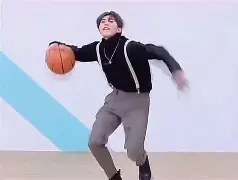
#> input picture test.png, 238 x 180 px
$ python cv_utils.py
#> lines starting #> are read from the running program, lines starting #| are printed output that depends on the picture; after the words box and inside, x2 and y2 are one past the last pixel; in counts of white or black regions, pixels touching at a corner belong together
#> further down, img is the input picture: shape (180, 238, 3); mean B, G, R 202, 185, 185.7
import cv2
from cv2.typing import MatLike

import numpy as np
import random


def obfuscation(img: MatLike) -> MatLike:
    w, h, c = img.shape
#> w = 180; h = 238; c = 3
    new_w = w * 5 // 4
#> new_w = 225
    new_h = h * 5 // 4
#> new_h = 297
    diff_w = new_w - w
#> diff_w = 45
    diff_h = new_h - h
#> diff_h = 59
    w_start = random.randint(0, diff_w)
#> w_start = 24
    h_start = random.randint(0, diff_h)
#> h_start = 48
    pixel_num = w * h
#> pixel_num = 42840
    choice = random.randint(0, 1)
    if choice == 0:
        img = cv2.flip(img, 0)
    choice = random.randint(0, 1)
    if choice == 0:
        img = cv2.flip(img, 1)
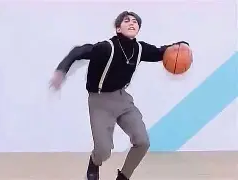
#> img: shape (180, 238, 3); mean of channels 0, 1, 2 202, 185, 185.7; drawn as B, G, R
    for _ in range(pixel_num // 32):
        noise = np.random.randint(-25, 25, (c,), dtype=np.int8)
        p_w = random.randint(1, w-2)
        p_h = random.randint(1, h-2)
        img[p_w, p_h] = (img[p_w+1, p_h] + img[p_w-1, p_h] + img[p_w, p_h+1] + img[p_w, p_h-1]) // 4 + noise
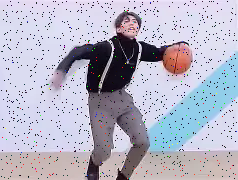
#> img: shape (180, 238, 3); 3.09% of pixels changed, all inside (x1, y1, x2, y2) = (1, 1, 237, 179); drawn as B, G, R
    new_img = np.random.randint(0, 256, (new_w, new_h, c), dtype=np.uint8)
    new_img[w_start:w_start+w, h_start:h_start+h] = img
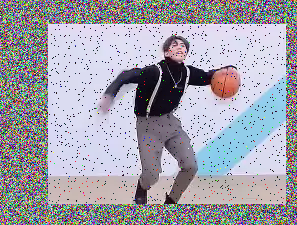
#> new_img: shape (225, 297, 3); mean of channels 0, 1, 2 172, 161.6, 162.1; drawn as B, G, R
    return new_img


if __name__ == '__main__':
    img = cv2.imread('test.png')
    if img is None:
        exit()
    new_img = obfuscation(img)
    cv2.imwrite('new_test.png', new_img)
